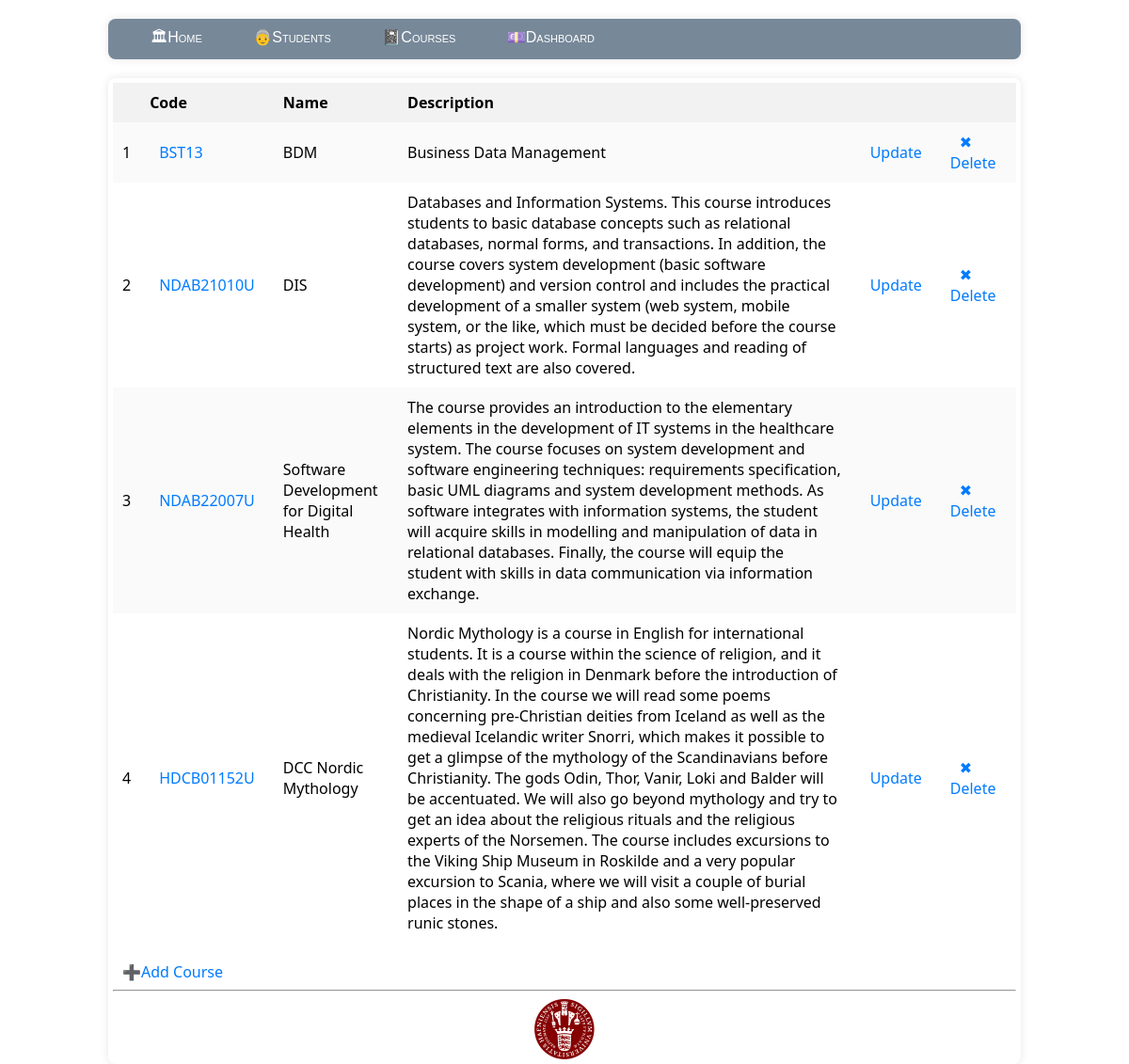
Screenshot of /courses with the database file from the repository.
### model.py (models this page shows)
class Course(db.Model):
    __tablename__='course'
    course_id=db.Column(db.Integer,primary_key=True,autoincrement=True)
    course_code=db.Column(db.String,unique=True,nullable=False)
    course_name=db.Column(db.String,nullable=False)
    course_description=db.Column(db.String)

### app.py (the view)
@app.route('/courses')
def courses():
    s=Course.query.all()
    return render_template('courses.html',list=s)

### templates/courses.html (shortened to what this page needs)
{% extends "layout.html" %}
{% block content %}
        {% if (list|length)!=0 %}
        <table id = "all-course">
            <tr>
                <th></th>
                <th>Code</th>
                <th>Name</th>
                <th>Description</th>
                <th></th>
                <th></th>
            </tr>
            {% for i in list  %}
             <tr>
                <td>{{ loop.index }}</td>
                <td><a href="/course/{{i.course_id}}">{{i.course_code}}</a></td>
                <td>{{i.course_name}}</td>
                <td>{{i.course_description}}</td>
                <td>
                    <a href="/course/{{i.course_id}}/update" type="button">Update</a>
                </td>
                <td>
                    <a href="/course/{{i.course_id}}/delete" type="button">✖ Delete</a>
                </td>
            </tr>
            {% endfor %}
        </table>
        {% else %}
        <h2>Course List</h2>
        <p>No courses found.Add the courses now!</p>
        {% endif %}
        <a href="/course/create">➕Add Course</a>
{% endblock %}

### static/site.css (style rules this page uses)
body { background-color: rgb(f0, f0, f0); font-family: Arial, sans-serif; margin: 0; padding: 0; }
table { width: 100%; border-collapse: collapse; margin-bottom: 20px; }
th, td { padding: 10px; text-align: left; }
th { background-color: #f2f2f2; }
tr:nth-child(even) { background-color: #fafafa; }
a { text-decoration: none; color: #007bff; padding: 5px 10px; border-radius: 4px; }

### rows the page displays
Course: course_code "BST13", course_name "BDM", course_description "Business Data Management"
Course: course_code "NDAB21010U", course_name "DIS", course_description "Databases and Information Systems. This course introduces students to basic database concepts such as relational databases, normal forms, and transactions. In addition, the course covers system development (basic software development) and version control and includes the practical development of a smaller system (web system, mobile system, or the like, which must be decided before the course starts) as project work. Formal languages and reading of structured text are also covered."
Course: course_code "NDAB22007U", course_name "Software Development for Digital Health", course_description "The course provides an introduction to the elementary elements in the development of IT systems in the healthcare system. The course focuses on system development and software engineering techniques: requirements specification, basic UML diagrams and system development methods. As software integrates with information systems, the student will acquire skills in modelling and manipulation of data in relational databases. Finally, the course will equip the student with skills in data communication via information exchange."
Course: course_code "HDCB01152U", course_name "DCC Nordic Mythology", course_description "Nordic Mythology is a course in English for international students. It is a course within the science of religion, and it deals with the religion in Denmark before the introduction of Christianity. In the course we will read some poems concerning pre-Christian deities from Iceland as well as the medieval Icelandic writer Snorri, which makes it possible to get a glimpse of the mythology of the Scandinavians before Christianity. The gods Odin, Thor, Vanir, Loki and Balder will be accentuated. We will also go beyond mythology and try to get an idea about the religious rituals and the religious experts of the Norsemen. The course includes excursions to the Viking Ship Museum in Roskilde and a…"
